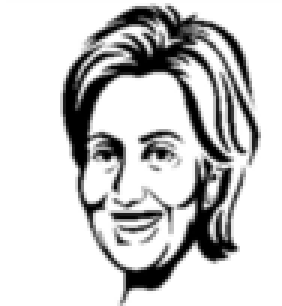
#> input picture original.png, 94 x 102 px (shown 3 times larger)
$ jupyter execute hopfield-net-applied.ipynb
#> lines starting #> are read from the running program, lines starting #| are printed output that depends on the picture; after the words box and inside, x2 and y2 are one past the last pixel; in counts of white or black regions, pixels touching at a corner belong together
[cell 1]
import numpy as np
import matplotlib.pyplot as plt
from PIL import Image
import cv2

[cell 2]
originalImage = cv2.imread('original.png')
#> originalImage is the input picture: shape (102, 94, 3); min 0, max 255, mean 203.8
grayImage = cv2.cvtColor(originalImage, cv2.COLOR_BGR2GRAY)
_, blackAndWhiteImage = cv2.threshold(grayImage, 127, 255, cv2.THRESH_BINARY)
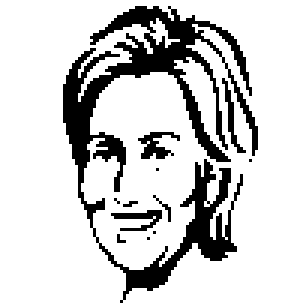
#> blackAndWhiteImage: shape (102, 94) (shown 3 times larger); 80.1% white; 12 black regions (8 under 20 px), largest, box (x1, y1, x2, y2) and area: (21, 2, 86, 101) 1715, (46, 44, 60, 53) 62, (37, 70, 54, 77) 54, (74, 26, 82, 51) 47
original_data = blackAndWhiteImage[8:,:]
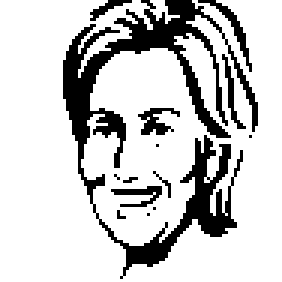
#> original_data: shape (94, 94) (shown 3 times larger); 79.7% white; 14 black regions (8 under 20 px), largest, box (x1, y1, x2, y2) and area: (21, 0, 86, 93) 1504, (66, 0, 84, 24) 68, (46, 36, 60, 45) 62, (37, 62, 54, 69) 54, (74, 18, 82, 43) 47, (30, 0, 44, 7) 33
original_data = np.where(original_data == 255, 1, -1)

[cell 3]
plt.imshow(original_data, cmap=plt.cm.gray)

[cell 4]
originalImage = cv2.imread('noisy_image.png')
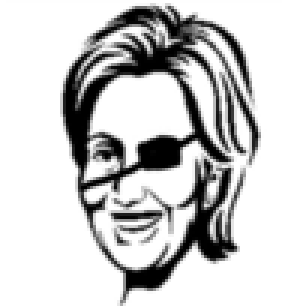
#> input picture noisy_image.png, 94 x 102 px (shown 3 times larger)
#> originalImage is the input picture: shape (102, 94, 3); min 0, max 255, mean 200.6
grayImage = cv2.cvtColor(originalImage, cv2.COLOR_BGR2GRAY)
_, blackAndWhiteImage = cv2.threshold(grayImage, 127, 255, cv2.THRESH_BINARY)
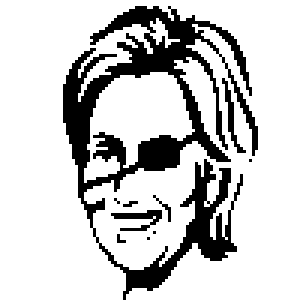
#> blackAndWhiteImage: shape (102, 94) (shown 3 times larger); 78.8% white; 10 black regions (7 under 20 px), largest, box (x1, y1, x2, y2) and area: (21, 2, 86, 100) 1908, (37, 70, 54, 77) 53, (74, 26, 82, 51) 46
noisy_data = blackAndWhiteImage[8:,:]
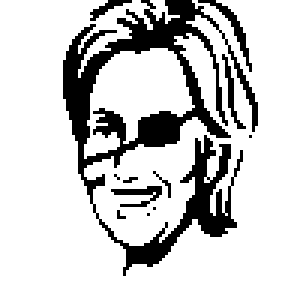
#> noisy_data: shape (94, 94) (shown 3 times larger); 78.2% white; 12 black regions (7 under 20 px), largest, box (x1, y1, x2, y2) and area: (21, 0, 86, 92) 1697, (66, 0, 84, 24) 68, (37, 62, 54, 69) 53, (74, 18, 82, 43) 46, (30, 0, 44, 7) 33
noisy_data = np.where(noisy_data == 255, 1, -1)

[cell 5]
plt.imshow(noisy_data, cmap=plt.cm.gray)

[cell 6]
def init_weights(input_vectors):
    a = input_vectors
    a = np.expand_dims(a, 1)
    weights = np.matmul(a, a.T)
    for i in range(input_vectors.shape[0]):
        weights[i][i] = 0
    return weights

[cell 7]
weights = init_weights(original_data.reshape(-1))
#> in init_weights, `a = input_vectors`: a = 8836 values, max 1 at index 0, min -1 at index 36, mean 0.593
#> in init_weights, `weights = np.matmul(a, a.T)`:
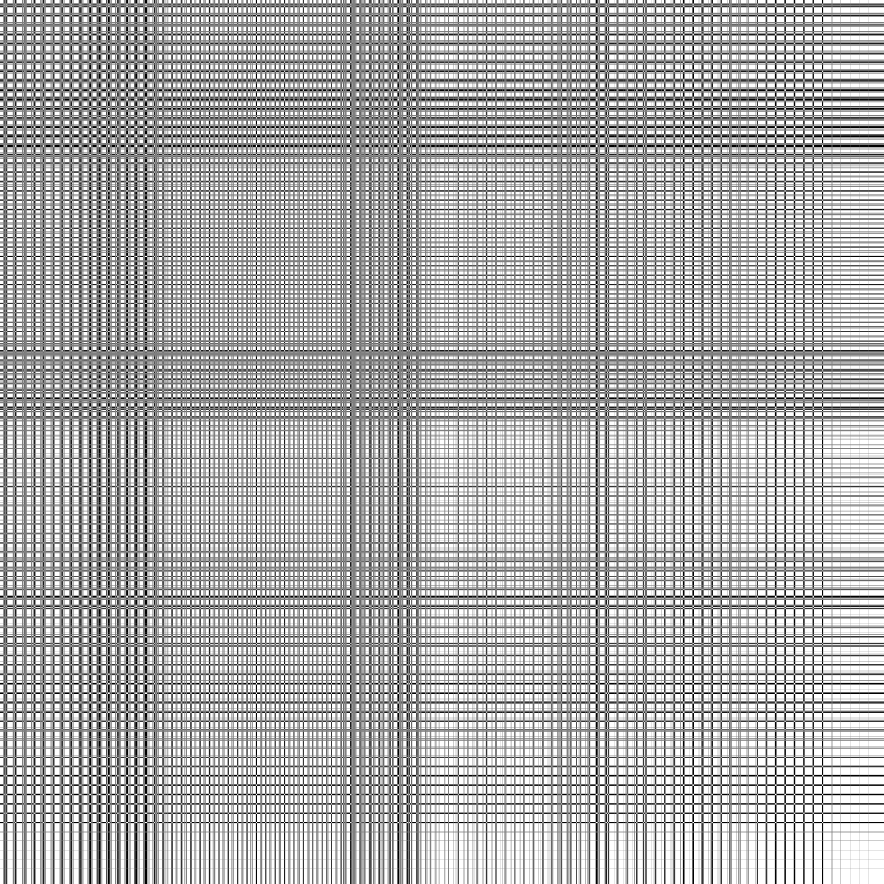
#> weights: shape (8836, 8836) int64 (shown at 1/10 size); values -1 (black) and 1 (white), 67.6% white; 1 black region, box (x1, y1, x2, y2) and area: (0, 0, 8836, 8836) 25287680
#> after the loop in init_weights, `for i in range(input_vectors.shape[0]):`:
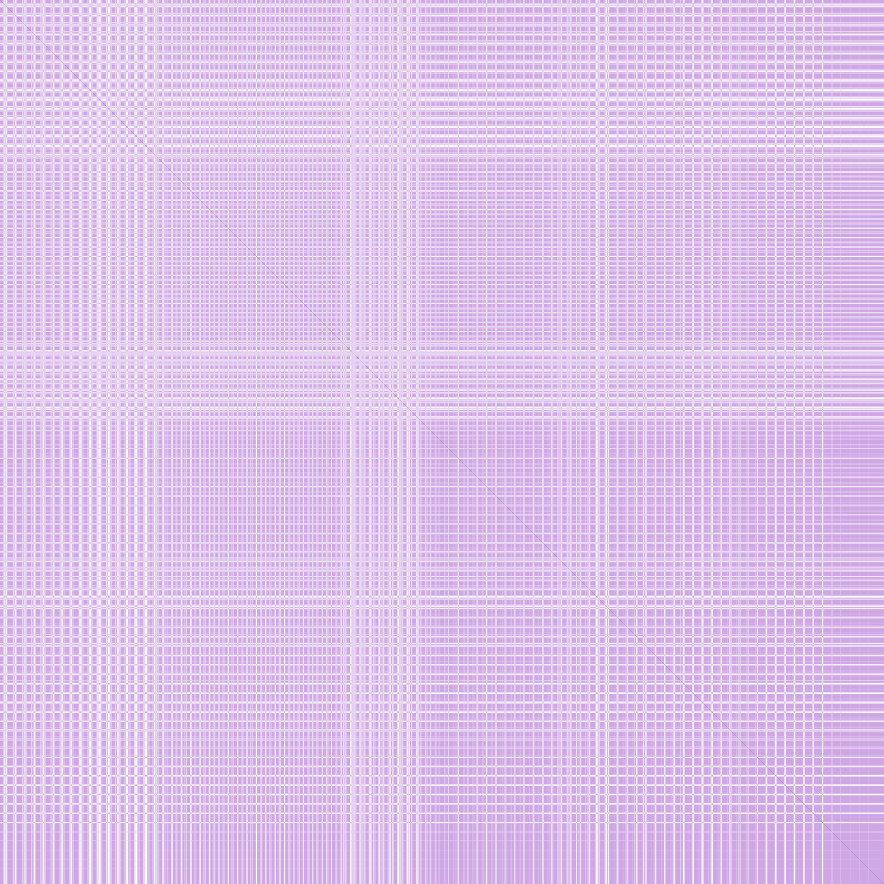
#> weights: shape (8836, 8836) int64 (shown at 1/10 size); 3 distinct labels, from -1 to 1; one colour per label, 0 black, -1 white

[cell 8]
def activate(yi, theta=0):
    if yi > theta:
        return 1
    else:
        return -1

[cell 9]
def predict(input_image, weights):
    history = np.zeros((input_image.shape[0]))
    y = input_image
    converged = False
    while not converged:
        random_indices = np.random.permutation(np.arange(len(input_image)))
        for index in random_indices:
            y[index] = input_image[index] + np.dot(y, weights[index])
            y[index] = activate(y[index])
        if (y != history).any():
            converged = True
        history = y
    return history

[cell 10]
input_image = noisy_data.reshape(-1)
#> input_image = 8836 values, max 1 at index 0, min -1 at index 36, mean 0.565
history = predict(input_image, weights)
#> in predict, `y = input_image`: y has the same summary as input_image outside predict
#> after the loop in predict, `while not converged:`: y has the same summary as a in init_weights
#> history has the same summary as a in init_weights
print((history == input_image).all())
#| True
